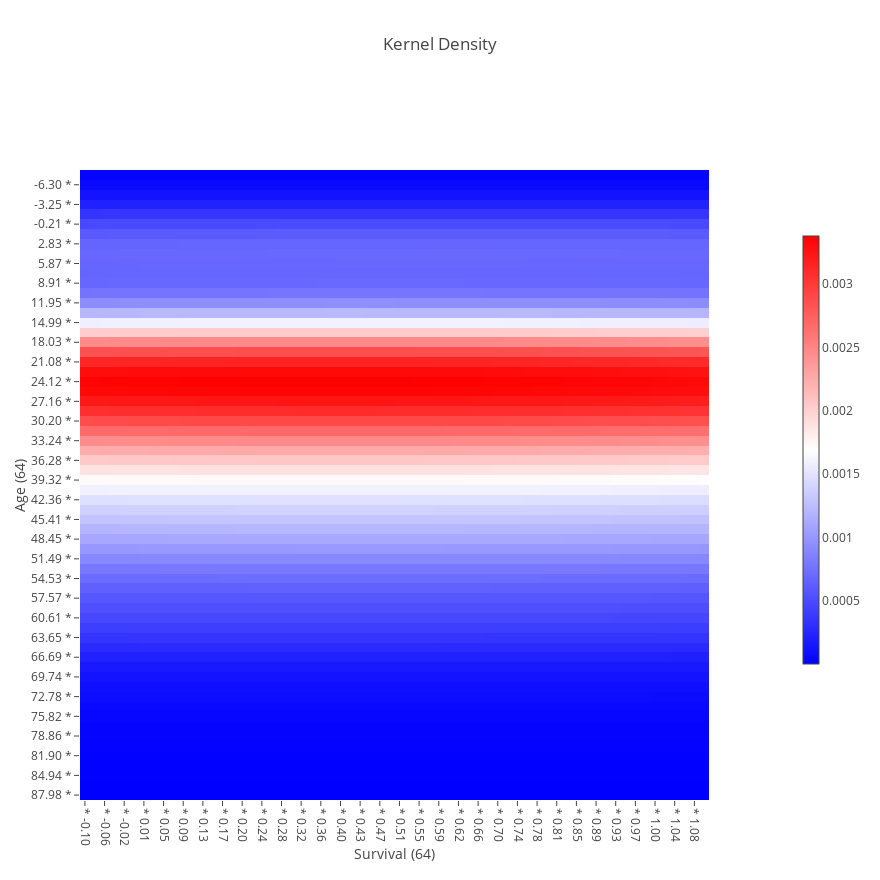
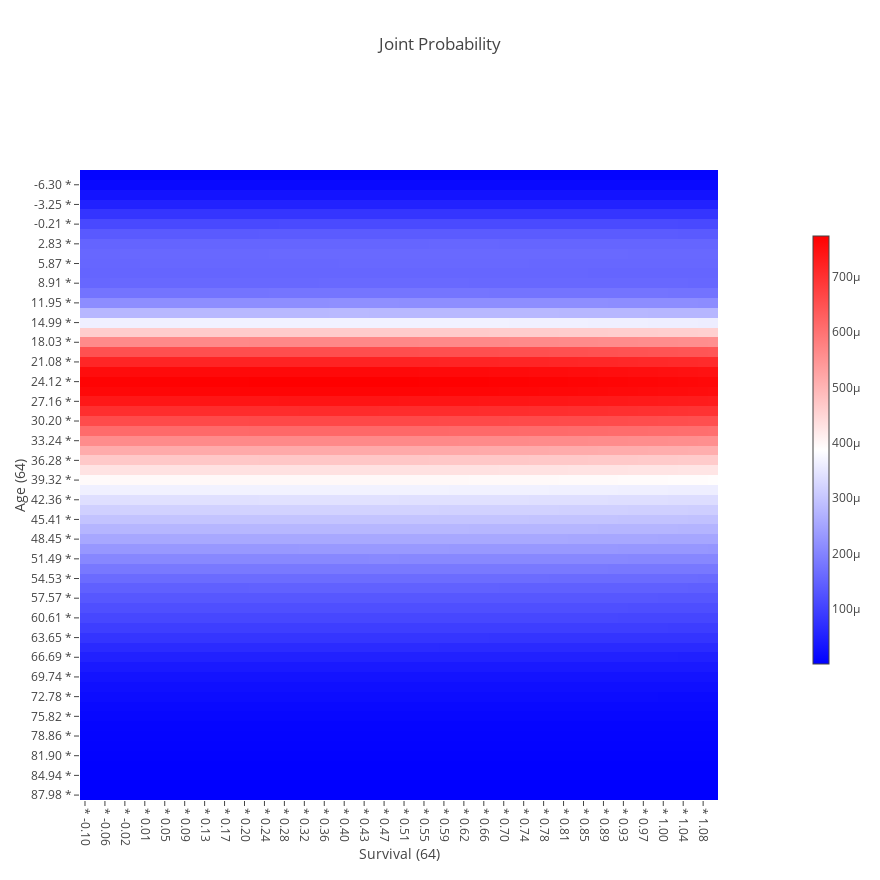
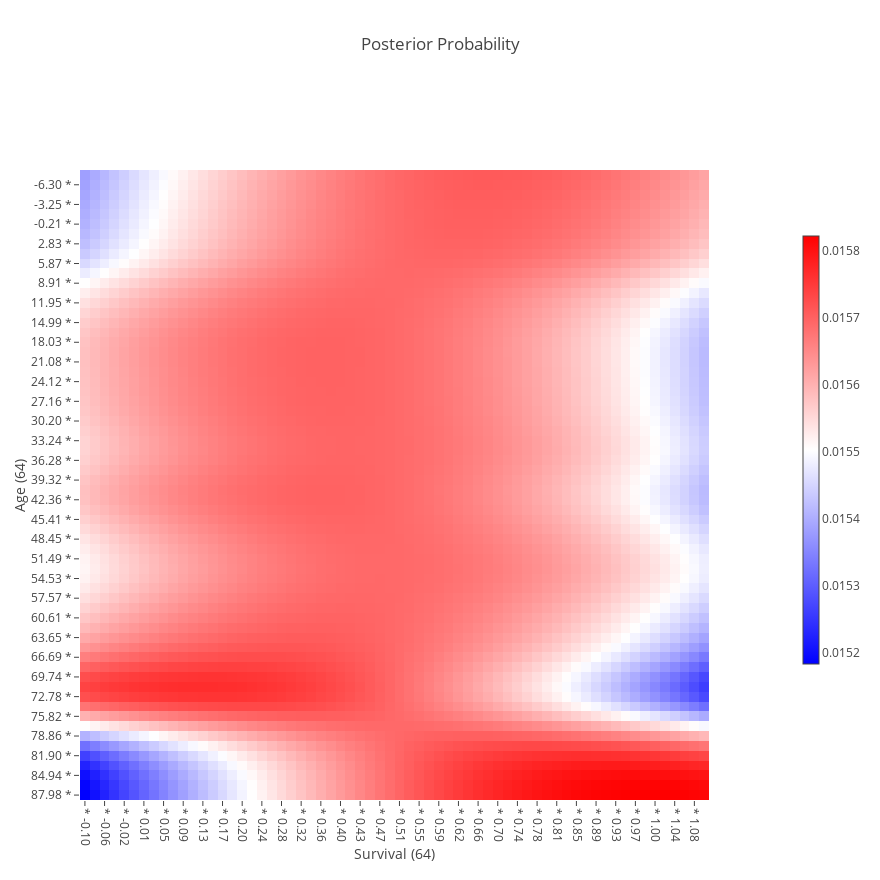

The cell these charts' notebook holds for them, in order:
### Code cell
observation_x_dimension = np.asarray((a, s)).T

n_dimension = observation_x_dimension.shape[1]

p_s1__a = kraft.infer(
    observation_x_dimension,
    target_dimension_value=target_dimension_value,
    dimension_fraction_grid_extensions=(fraction_grid_extension,)*n_dimension,
    dimension_n_grids=(n_grid,)*n_dimension,
    dimension_names=(a.name, s.name),
)

### Figure 1 — Plotly figure (JSON) as saved in the notebook; plotly's stock layout.template omitted (floating-point values rounded to 4 significant figures; data arrays with more than 128 entries replaced by an {"elided": "..."} marker saying what was removed)
{"data": [{"colorbar": {"len": 0.64, "thickness": 16}, "colorscale": {"elided": "256x2 mixed values"}, "type": "heatmap", "uid": "252cf57e-d2f2-4213-a3e0-a1e9cad6a357", "x": ["* -0.10", "* -0.08", "* -0.06", "* -0.04", "* -0.02", "* -0.00", "* 0.01", "* 0.03", "* 0.05", "* 0.07", "* 0.09", "* 0.11", "* 0.13", "* 0.15", "* 0.17", "* 0.19", "* 0.20", "* 0.22", "* 0.24", "* 0.26", "* 0.28", "* 0.30", "* 0.32", "* 0.34", "* 0.36", "* 0.38", "* 0.40", "* 0.41", "* 0.43", "* 0.45", "* 0.47", "* 0.49", "* 0.51", "* 0.53", "* 0.55", "* 0.57", "* 0.59", "* 0.60", "* 0.62", "* 0.64", "* 0.66", "* 0.68", "* 0.70", "* 0.72", "* 0.74", "* 0.76", "* 0.78", "* 0.80", "* 0.81", "* 0.83", "* 0.85", "* 0.87", "* 0.89", "* 0.91", "* 0.93", "* 0.95", "* 0.97", "* 0.99", "* 1.00", "* 1.02", "* 1.04", "* 1.06", "* 1.08", "* 1.10"], "y": ["87.98 *", "86.46 *", "84.94 *", "83.42 *", "81.90 *", "80.38 *", "78.86 *", "77.34 *", "75.82 *", "74.30 *", "72.78 *", "71.26 *", "69.74 *", "68.22 *", "66.69 *", "65.17 *", "63.65 *", "62.13 *", "60.61 *", "59.09 *", "57.57 *", "56.05 *", "54.53 *", "53.01 *", "51.49 *", "49.97 *", "48.45 *", "46.93 *", "45.41 *", "43.88 *", "42.36 *", "40.84 *", "39.32 *", "37.80 *", "36.28 *", "34.76 *", "33.24 *", "31.72 *", "30.20 *", "28.68 *", "27.16 *", "25.64 *", "24.12 *", "22.60 *", "21.08 *", "19.55 *", "18.03 *", "16.51 *", "14.99 *", "13.47 *", "11.95 *", "10.43 *", "8.91 *", "7.39 *", "5.87 *", "4.35 *", "2.83 *", "1.31 *", "-0.21 *", "-1.73 *", "-3.25 *", "-4.78 *", "-6.30 *", "-7.82 *"], "z": {"elided": "64x64 float values"}}], "layout": {"autosize": true, "height": 880, "hovermode": "closest", "title": {"text": "Kernel Density"}, "width": 880, "xaxis": {"automargin": true, "domain": [0, 0.9], "showgrid": false, "tickangle": 90, "title": {"text": "Survival (64)"}, "zeroline": false}, "xaxis2": {"domain": [0.92, 1], "showticklabels": false, "ticks": "", "zeroline": false}, "yaxis": {"automargin": true, "domain": [0, 0.9], "showgrid": false, "tickangle": 0, "title": {"text": "Age (64)"}, "zeroline": false}, "yaxis2": {"domain": [0.92, 1], "showticklabels": false, "ticks": "", "zeroline": false}}}

### Figure 2 — Plotly figure (JSON) as saved in the notebook; plotly's stock layout.template omitted (floating-point values rounded to 4 significant figures; data arrays with more than 128 entries replaced by an {"elided": "..."} marker saying what was removed)
{"data": [{"colorbar": {"len": 0.64, "thickness": 16}, "colorscale": {"elided": "256x2 mixed values"}, "type": "heatmap", "uid": "aa6cc875-fe43-40e1-88b8-705a4200dbc1", "x": ["* -0.10", "* -0.08", "* -0.06", "* -0.04", "* -0.02", "* -0.00", "* 0.01", "* 0.03", "* 0.05", "* 0.07", "* 0.09", "* 0.11", "* 0.13", "* 0.15", "* 0.17", "* 0.19", "* 0.20", "* 0.22", "* 0.24", "* 0.26", "* 0.28", "* 0.30", "* 0.32", "* 0.34", "* 0.36", "* 0.38", "* 0.40", "* 0.41", "* 0.43", "* 0.45", "* 0.47", "* 0.49", "* 0.51", "* 0.53", "* 0.55", "* 0.57", "* 0.59", "* 0.60", "* 0.62", "* 0.64", "* 0.66", "* 0.68", "* 0.70", "* 0.72", "* 0.74", "* 0.76", "* 0.78", "* 0.80", "* 0.81", "* 0.83", "* 0.85", "* 0.87", "* 0.89", "* 0.91", "* 0.93", "* 0.95", "* 0.97", "* 0.99", "* 1.00", "* 1.02", "* 1.04", "* 1.06", "* 1.08", "* 1.10"], "y": ["87.98 *", "86.46 *", "84.94 *", "83.42 *", "81.90 *", "80.38 *", "78.86 *", "77.34 *", "75.82 *", "74.30 *", "72.78 *", "71.26 *", "69.74 *", "68.22 *", "66.69 *", "65.17 *", "63.65 *", "62.13 *", "60.61 *", "59.09 *", "57.57 *", "56.05 *", "54.53 *", "53.01 *", "51.49 *", "49.97 *", "48.45 *", "46.93 *", "45.41 *", "43.88 *", "42.36 *", "40.84 *", "39.32 *", "37.80 *", "36.28 *", "34.76 *", "33.24 *", "31.72 *", "30.20 *", "28.68 *", "27.16 *", "25.64 *", "24.12 *", "22.60 *", "21.08 *", "19.55 *", "18.03 *", "16.51 *", "14.99 *", "13.47 *", "11.95 *", "10.43 *", "8.91 *", "7.39 *", "5.87 *", "4.35 *", "2.83 *", "1.31 *", "-0.21 *", "-1.73 *", "-3.25 *", "-4.78 *", "-6.30 *", "-7.82 *"], "z": {"elided": "64x64 float values"}}], "layout": {"autosize": true, "height": 880, "hovermode": "closest", "title": {"text": "Joint Probability"}, "width": 880, "xaxis": {"automargin": true, "domain": [0, 0.9], "showgrid": false, "tickangle": 90, "title": {"text": "Survival (64)"}, "zeroline": false}, "xaxis2": {"domain": [0.92, 1], "showticklabels": false, "ticks": "", "zeroline": false}, "yaxis": {"automargin": true, "domain": [0, 0.9], "showgrid": false, "tickangle": 0, "title": {"text": "Age (64)"}, "zeroline": false}, "yaxis2": {"domain": [0.92, 1], "showticklabels": false, "ticks": "", "zeroline": false}}}

### Figure 3 — Plotly figure (JSON) as saved in the notebook; plotly's stock layout.template omitted (floating-point values rounded to 4 significant figures; data arrays with more than 128 entries replaced by an {"elided": "..."} marker saying what was removed)
{"data": [{"colorbar": {"len": 0.64, "thickness": 16}, "colorscale": {"elided": "256x2 mixed values"}, "type": "heatmap", "uid": "f43ef870-ad43-4258-b0ee-455c3e61b8b4", "x": ["* -0.10", "* -0.08", "* -0.06", "* -0.04", "* -0.02", "* -0.00", "* 0.01", "* 0.03", "* 0.05", "* 0.07", "* 0.09", "* 0.11", "* 0.13", "* 0.15", "* 0.17", "* 0.19", "* 0.20", "* 0.22", "* 0.24", "* 0.26", "* 0.28", "* 0.30", "* 0.32", "* 0.34", "* 0.36", "* 0.38", "* 0.40", "* 0.41", "* 0.43", "* 0.45", "* 0.47", "* 0.49", "* 0.51", "* 0.53", "* 0.55", "* 0.57", "* 0.59", "* 0.60", "* 0.62", "* 0.64", "* 0.66", "* 0.68", "* 0.70", "* 0.72", "* 0.74", "* 0.76", "* 0.78", "* 0.80", "* 0.81", "* 0.83", "* 0.85", "* 0.87", "* 0.89", "* 0.91", "* 0.93", "* 0.95", "* 0.97", "* 0.99", "* 1.00", "* 1.02", "* 1.04", "* 1.06", "* 1.08", "* 1.10"], "y": ["87.98 *", "86.46 *", "84.94 *", "83.42 *", "81.90 *", "80.38 *", "78.86 *", "77.34 *", "75.82 *", "74.30 *", "72.78 *", "71.26 *", "69.74 *", "68.22 *", "66.69 *", "65.17 *", "63.65 *", "62.13 *", "60.61 *", "59.09 *", "57.57 *", "56.05 *", "54.53 *", "53.01 *", "51.49 *", "49.97 *", "48.45 *", "46.93 *", "45.41 *", "43.88 *", "42.36 *", "40.84 *", "39.32 *", "37.80 *", "36.28 *", "34.76 *", "33.24 *", "31.72 *", "30.20 *", "28.68 *", "27.16 *", "25.64 *", "24.12 *", "22.60 *", "21.08 *", "19.55 *", "18.03 *", "16.51 *", "14.99 *", "13.47 *", "11.95 *", "10.43 *", "8.91 *", "7.39 *", "5.87 *", "4.35 *", "2.83 *", "1.31 *", "-0.21 *", "-1.73 *", "-3.25 *", "-4.78 *", "-6.30 *", "-7.82 *"], "z": {"elided": "64x64 float values"}}], "layout": {"autosize": true, "height": 880, "hovermode": "closest", "title": {"text": "Posterior Probability"}, "width": 880, "xaxis": {"automargin": true, "domain": [0, 0.9], "showgrid": false, "tickangle": 90, "title": {"text": "Survival (64)"}, "zeroline": false}, "xaxis2": {"domain": [0.92, 1], "showticklabels": false, "ticks": "", "zeroline": false}, "yaxis": {"automargin": true, "domain": [0, 0.9], "showgrid": false, "tickangle": 0, "title": {"text": "Age (64)"}, "zeroline": false}, "yaxis2": {"domain": [0.92, 1], "showticklabels": false, "ticks": "", "zeroline": false}}}
